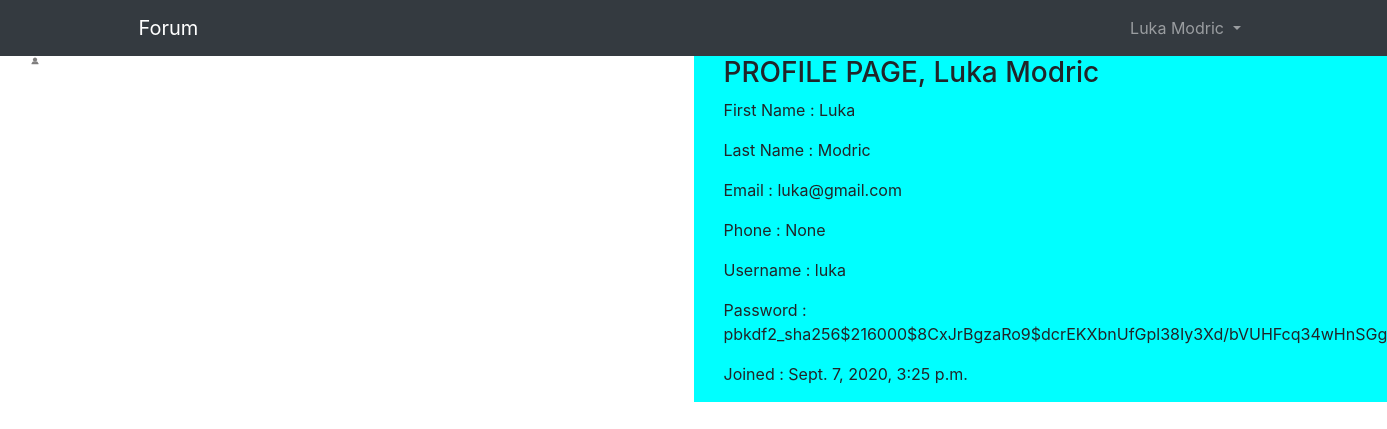
Page /profile/luka (signed in) on the earlier database version.
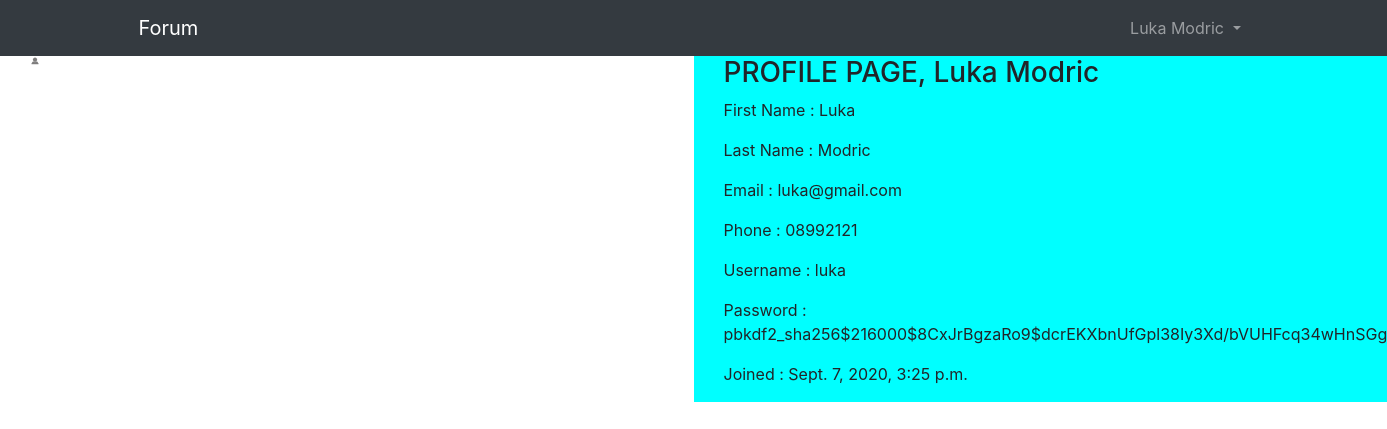
Same page on the later database version.
### commentsapp/models.py (models this page shows, shortened)
class profile(models.Model):
    user = models.OneToOneField(User, null=True, blank=True,on_delete=models.CASCADE)
    name = models.CharField(max_length=200,default="anonymous")
    phone = models.CharField(max_length=200, null=True)
    profile_pic = models.ImageField(null=True, blank=True, default="default-profile.png")
    date_created = models.DateTimeField(auto_now_add=True, null=True)

### commentsapp/views.py (the view)
# urls.py: path('profile/<str:username>', views.myProfilePage, name='myProfile'),
def myProfilePage(request, username):
    user = User.objects.get(username=username)
    data = profile.objects.get(user_id=user.id)
    forums = forum.objects.all().filter(profile_id=data.id)
    print(request.user.profile.profile_pic)
    context = {'data':data, 'forums':forums}
    return render(request, 'profile.html', context)

### commentsapp/templates/profile.html
{% extends 'layout/main.html' %}
{% load static %}
{% block content %}
<div class="container-fluid">
    <div class="row">
        <div class="col-6">
            <div class="container">
                <img src="{{request.user.profile.profile_pic.url}}" class="pic rounded float-left" alt="...">
            </div>
        </div>
        <div class="col-6" style="background-color: aqua;">
            <div class="container">
<h3>PROFILE PAGE, {{data.name}}</h3>
<p>First Name : {{data.user.first_name}}</p>
<p>Last Name : {{data.user.last_name}}</p>
<p>Email : {{data.user.email}}</p>
<p>Phone : {{data.phone}}</p>
<p>Username : {{data.user.username}}</p>
<p>Password : {{data.user.password}}</p>
<p>Joined : {{data.date_created}}</p>
            </div>
        </div>
    </div>
</div>
{% endblock %}

### commentsapp/templates/layout/main.html (shortened to what this page needs)
{% load static %}
<!DOCTYPE html>
<html lang="en">
<head>
    <link rel="stylesheet" href="https://stackpath.bootstrapcdn.com/bootstrap/4.5.2/css/bootstrap.min.css"
>
    <link rel="stylesheet" href="https://stackpath.bootstrapcdn.com/font-awesome/4.7.0/css/font-awesome.min.css"
>
    <link rel="stylesheet" type="text/css" href="{% static 'css/main.css' %}">
</head>
<body>
    {% include 'layout/navbar.html' %}
    {% block content %}
    {% endblock %}
</body>
</html>

### commentsapp/templates/layout/navbar.html (shortened to what this page needs)
<nav class="navbar navbar-expand-lg navbar-dark bg-dark">
    <div class="container">
        <a class="navbar-brand" href="{% url 'home' %}">Forum</a>
        <div class="collapse navbar-collapse" id="navbarSupportedContent">
            <ul class="navbar-nav ml-auto">
                <li class="nav-item dropdown">
                    <a class="nav-link dropdown-toggle" href="#" id="navbarDropdown" role="button"
                        data-toggle="dropdown" aria-haspopup="true" aria-expanded="false">
                        {{request.user.profile.name}}
                    </a>
                </li>
            </ul>
        </div>
    </div>
</nav>

### commentsapp/static/css/main.css (style rules this page uses)
.pic { width: 10px; }

Differences in the rows shown:
changed profile "Luka Modric": phone "None" → "08992121"
